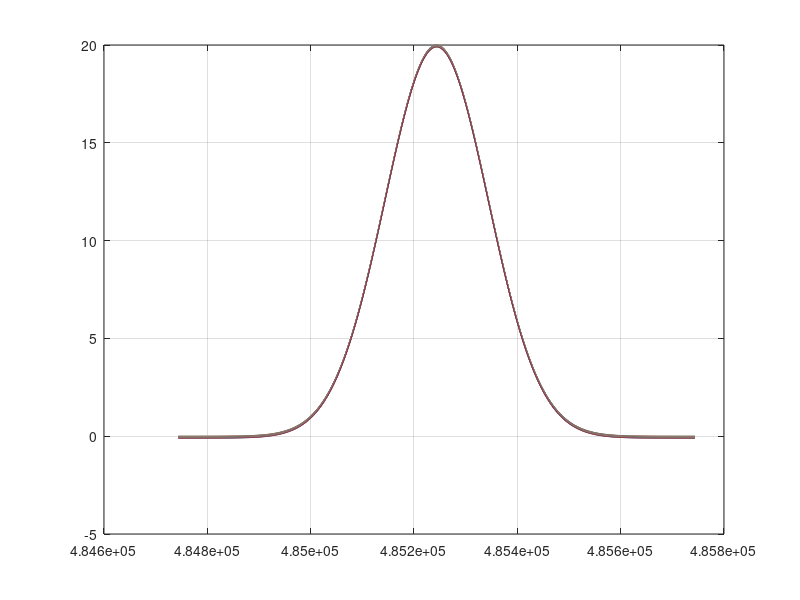
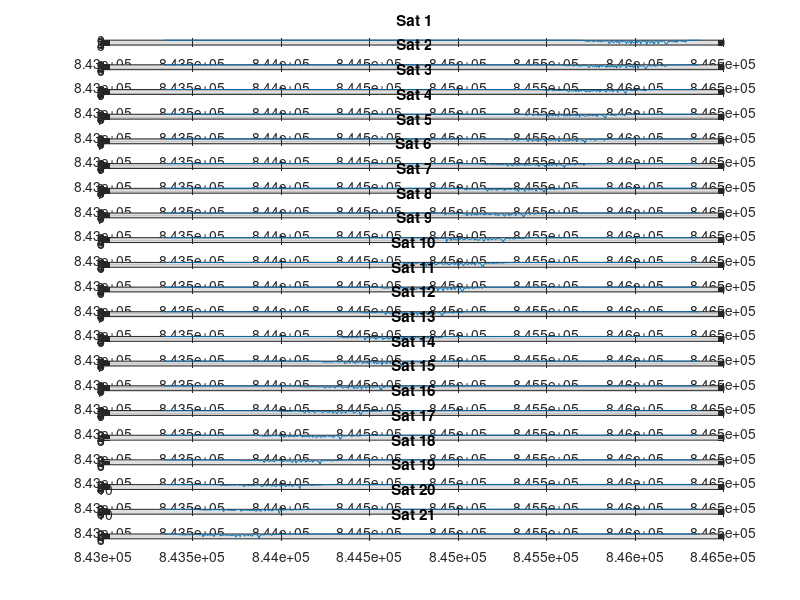
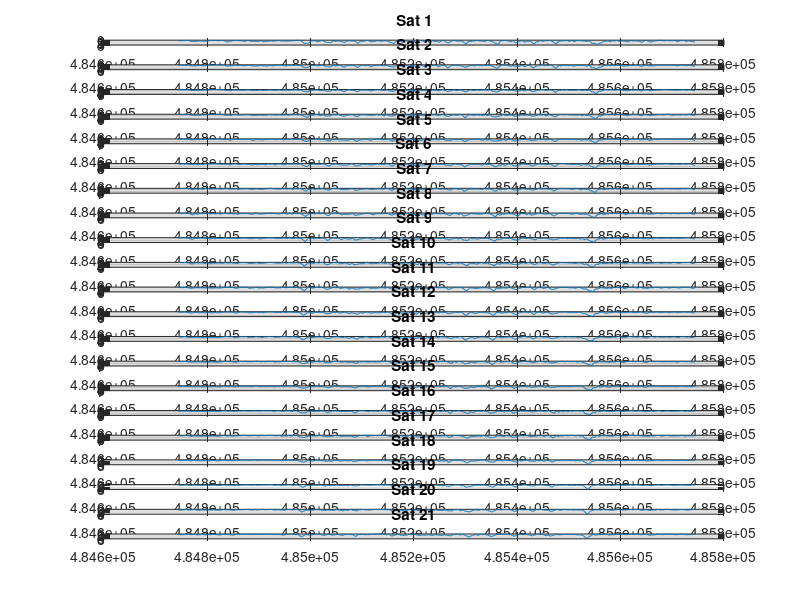

Source code (MATLAB) for these figures, in order:
clc; clear all; close all;
% DECORRELATION (partially decorrelated)
h = 693E3; %m
B = 200; %m
f = 5.4E9; %Hz
c = 3e8;
lambda = c/f;

rho_r = 5;%m SLANT RANGE RESOLUTION
theta = deg2rad(35); %rad

N = 21; %Images - N-1
sat = [[0:B:(N-1)*B]',h*ones(N,1)];% satellites positions

% mountain
dz = 0.005; % sinks 5mm per acquisition

span = 1E3; % 1 km along the ground range
center = h*tan(theta); % center of the mountain to preserve the incidence angle
rho_g = rho_r/sin(theta);%ground range resolution
y = (center-span/2:rho_r/4:center+span/2)';
z = gaussmf(y,[span/10, center]);

Bt = 1;
% shift thee gaussian to zero and make the reasonable height
height = 20; %20 m height 

z = height*(z - min(z))/( max(z) - min(z) );% scale
for i = 1:N
    Z(:,i) = z - dz*(i-1);
end
figure
plot(y,Z,'-')
grid on

% complex reflectivity
Np = length(z);% number of points/scatters;

t = complex(rand(Np, 1), rand(Np,1));

p = [y,Z,t];% points 
%% slant range axis
close all
r_min = inf;
r_max = 0;
for i = 1:N-1
    dist_m = sqrt(sum((sat(1,:) - p(:,[1,i+1])).^2,2));
    dist_s = sqrt(sum((sat(i+1,:)  - p(:,[1,i+1])).^2,2));
    
    mx = max([max(dist_m),max(dist_s)]);
    if mx>r_max
       r_max = mx;
    end
    
    mn = min([min(dist_m),min(dist_s)]);
    if mn<r_min
       r_min = mn;
    end
end


r_min = r_min*0.9999; 
r_max = r_max*1.0001;

range = r_min:rho_r:r_max;
%% acquire images
I = zeros(length(sat), length(range));

for n = 1:N%satelite/ image number
    R_n = sqrt(sum((sat(n,:) - p(:,[1,N+1])).^2,2));
    for r = 1:length(range)% range axis
        I(n,r) = sum(p(:,end).*sinc((range(r)-R_n)/rho_r).*exp(-1j*4*pi/lambda*R_n));
    end
end
R_master = sqrt(sum((sat(1,:) - p(:,1:2)).^2,2))';
%%
close all
figure 

for i = 1:N
    subplot(N,1,i)
    plot(range,abs(I(i,:)))
    grid on
    title(sprintf('Sat %0.1i', i))
end

%% coregistration
geo = true; % false doesn't work!
% GEO, works
%1
if geo == true
    y_ref = p(:,1);
    z_ref = zeros(length(p(:,2)),1);
    p_ref = [y_ref, z_ref];
    %2
    for n = 1:size(sat, 1)
        R_n_ref(n,:)= sqrt(sum((sat(n,:) - p_ref).^2,2));
    end
    
    for n = 1:size(I,1)
        I_n_c_r(n,:) = interp1(range, I(n,:), R_n_ref(n,:));
    end
    
    % plot in ground range

    figure 

    for i = 1:N
        subplot(N,1,i)
        plot(y,abs(I_n_c_r(i,:)))
        grid on
        title(sprintf('Sat %0.1i', i))
    end
end
%% Interferometric phase 
if geo == true
    close all;
    %1
    for i = 2:N
        phi(:,i-1) = unwrap(angle(I_n_c_r(1,:).*conj(I_n_c_r(i,:))));

    end

    for j = 1:Np
%         A1 = ones(N-1,1);
%         A2 = transpose(-4*pi/lambda*Bt*(1:N-1));
%         A3 =transpose(-4*pi/(lambda*sin(theta)*R_master(j))*B*(1:N-1)*cos(theta));
%         A = [A1, A2, A3];
%         param(j,:) = pinv(A)*phi(j,:)';
        A1 = transpose(-4*pi/lambda*Bt*(1:N-1));
        A2 =transpose(-4*pi/(lambda*sin(theta)*R_master(j))*B*(1:N-1)*cos(theta));
        A = [A1, A2];
        param(j,:) = pinv(A)*phi(j,:)';
    end

    mean(param(:,1))%mean v_p
    mean(param(:,2))%mean q <-wrong
    cond(A)
end
